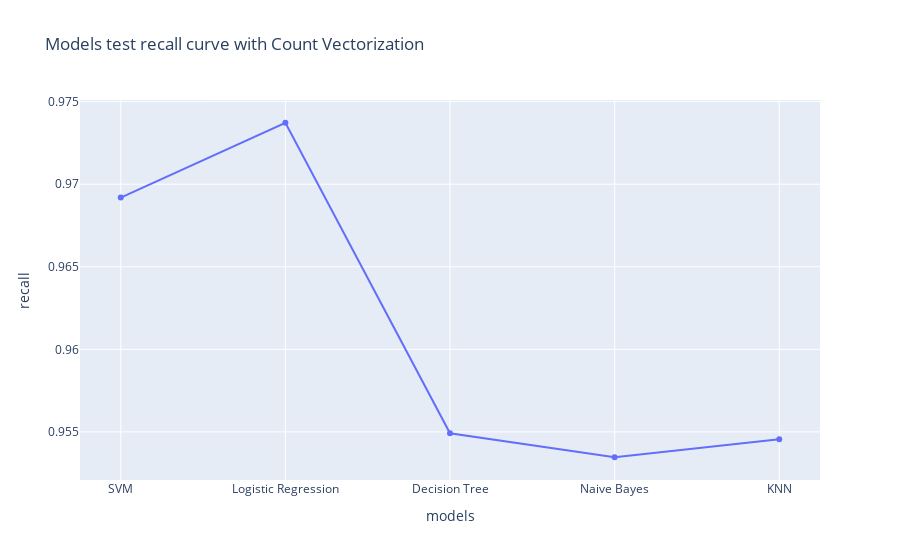

The code cell stored with this chart in its notebook:
### Code cell
x_data_recall = [svc_recall,lr_recall,dt_recall,nb_recall,knn_recall]
px.line(x=y_data,y=x_data_precision,title="Models test recall curve with Count Vectorization",labels={'x':'models','y':'recall'},markers='o')

### Figure 1 — Plotly figure (JSON) as saved in the notebook; plotly's stock layout.template omitted (floating-point values rounded to 4 significant figures)
{"data": [{"hovertemplate": "models=%{x}<br>recall=%{y}<extra></extra>", "legendgroup": "", "line": {"color": "#636efa", "dash": "solid"}, "marker": {"symbol": "circle"}, "mode": "lines+markers", "name": "", "orientation": "v", "showlegend": false, "type": "scatter", "x": ["SVM", "Logistic Regression", "Decision Tree", "Naive Bayes", "KNN"], "xaxis": "x", "y": [0.9692, 0.9737, 0.9549, 0.9535, 0.9546], "yaxis": "y"}], "layout": {"legend": {"tracegroupgap": 0}, "title": {"text": "Models test recall curve with Count Vectorization"}, "xaxis": {"anchor": "y", "domain": [0, 1], "title": {"text": "models"}}, "yaxis": {"anchor": "x", "domain": [0, 1], "title": {"text": "recall"}}}}
